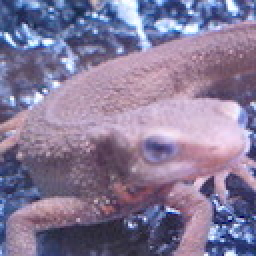
#> input picture assets/imori.jpg, 128 x 128 px (shown 2 times larger)
$ jupyter execute Matching.ipynb
#> lines starting #> are read from the running program, lines starting #| are printed output that depends on the picture
[cell 1]
import cv2
import numpy as np
from matplotlib import pyplot as plt

[cell 2]
img = cv2.imread("../assets/imori.jpg")
#> img is the input picture: shape (128, 128, 3); mean B, G, R 152.8, 121.8, 134.1

[cell 3]
# Get image size (W, H)
size = tuple([img.shape[1], img.shape[0]])
#> size = (128, 128)
# Get image center (x, y)
center = tuple([int(size[0]/2), int(size[1]/2)])
#> center = (64, 64)
# Change angle
angle = 180.0
# Large scale
scale = 1.0
# Calculation Rot_matrix
rot_matrix = cv2.getRotationMatrix2D(center, angle, scale)
# Affine transportation
rot_img = cv2.warpAffine(img, rot_matrix, size, flags=cv2.INTER_CUBIC)
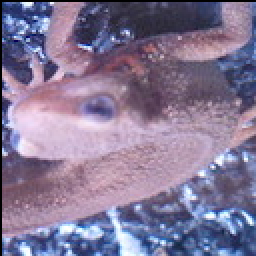
#> rot_img: shape (128, 128, 3) (shown 2 times larger); mean B, G, R 150.2, 120, 132.4
# ORB
detector = cv2.ORB_create()

[cell 4]
# Get feature
kp1, des1 = detector.detectAndCompute(img, None)
#> kp1 = 106 keypoints; strongest (x, y, size): (35, 34, 31), (96, 91, 31), (44, 32, 31), (84, 74, 31)
kp2, des2 = detector.detectAndCompute(rot_img, None)
#> kp2 = 107 keypoints; strongest (x, y, size): (93, 94, 31), (32, 37, 31), (52, 55, 44.6), (84, 96, 31)

[cell 5]
# Matching
bf = cv2.BFMatcher(cv2.NORM_HAMMING, crossCheck=True)
matches = bf.match(des1, des2)
#> matches = 96 matches
matches = sorted(matches, key = lambda x:x.distance)

[cell 6]
# Write matching
match_img = cv2.drawMatches(img, kp1, rot_img, kp2, matches[:20], None, flags=2)
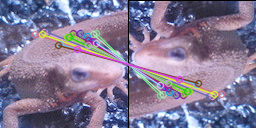
#> match_img: shape (128, 256, 3); mean B, G, R 149.1, 120.7, 131.6

[cell 7]
plt.imshow(match_img[:,:,::-1])

$ run again, with assets/thorino.jpg copied over assets/imori.jpg
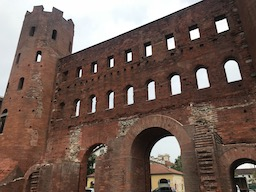
#> input picture assets/thorino.jpg, 256 x 192 px
#> img is the input picture: shape (192, 256, 3); mean B, G, R 85.6, 94.3, 114.5
#> `rot_img = cv2.warpAffine(img, rot_matrix, size, flags=cv2.INTER_CUBIC)`:
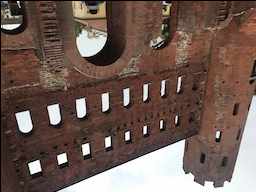
#> rot_img: shape (192, 256, 3); mean B, G, R 83.9, 92.7, 112.8
#> kp1 = 371 keypoints; strongest (x, y, size): (129, 53, 31), (128, 59, 31), (219, 31, 31), (147, 47, 31)
#> kp2 = 366 keypoints; strongest (x, y, size): (127, 139, 31), (128, 133, 31), (109, 145, 31), (109, 138, 31)
#> matches = 289 matches
#> `match_img = cv2.drawMatches(img, kp1, rot_img, kp2, matches[:20], None..`:
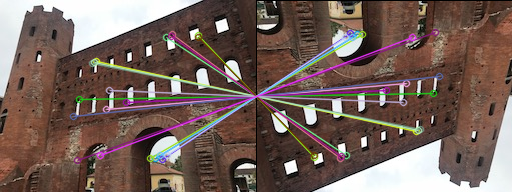
#> match_img: shape (192, 512, 3); mean B, G, R 89.9, 97.1, 116.8
